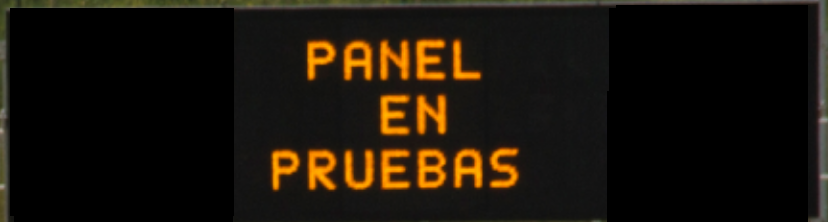
#> input picture vms_detection/test_ocr/1.png, 828 x 222 px; its folder holds 4 pictures in this run
$ jupyter execute --allow-errors OCR.ipynb
#> lines starting #> are read from the running program, lines starting #| are printed output that depends on the picture
#> further down, img_original is the input picture: shape (222, 828, 3); mean B, G, R 10.4, 19.6, 26.4
### vms_detection/utils_ocr/functions.py
######################################################################################################################################################
#
# Gonzalo de las Heras de Matías. July 2020.
#
# Universidad Europea de Madrid. Business & Tech School. IBM Master's Degree in Big Data Analytics.
#
# Master's thesis:
#
# ADVANCED DRIVER ASSISTANCE SYSTEM (ADAS) BASED ON AUTOMATIC LEARNING TECHNIQUES FOR THE DETECTION AND TRANSCRIPTION OF VARIABLE MESSAGE SIGNS.
#
######################################################################################################################################################

from utils_ocr.detectedLine import DetectedLine
import cv2
import math
import numpy as np
import matplotlib.pyplot as plt

def detect_lines(img, preprocessing, threshold):
    """
    This function detects lines in an image.

    @param img: Original image.
    @param preprocessing: Indicates whether the image needs to be pre-processed before the canny algorithm.
    @param threshold: Minimum threshold to detect a line in the hough transform.

    @return:
        - lines: List of detected lines.
        - img_canny: Canny algorithm output image.
    """

    lines = []

    # Line detection using the canny algorithm.
    hough_lines, img_canny = get_HoughLines(img, preprocessing, threshold)

    if hough_lines is not None:
        for i in range(0, len(hough_lines)):
            if hough_lines[i][0][1] != 0:
                # Appending detected line.
                lines.append(DetectedLine(hough_lines[i][0][0], hough_lines[i][0][1]))

    return lines, img_canny

def auto_canny(img, sigma=0.33):
    """
    This function applies the canny algorithm to a given image.
    source: https://www.pyimagesearch.com/2015/04/06/zero-parameter-automatic-canny-edge-detection-with-python-and-opencv/

    @param img: Original image.
    @param sigma: Percentage change in threshold.

    @return: Canny algorithm output image.
    """

    # Compute the median of the single channel pixel intensities.
    median = np.median(img)

    # Thresholds.
    lower_threshold = int(max(0, (1.0 - sigma) * median))
    upper_threshold = int(min(255, (1.0 + sigma) * median))

    return cv2.Canny(img, lower_threshold, upper_threshold)

def get_HoughLines(img, preprocessing, threshold):
    """
    This function applies the Hough transform to find the parameters of the lines within an image.

    @param img: Original image.
    @param preprocessing: Indicates whether the image needs to be pre-processed before the canny algorithm.
    @param threshold: Minimum threshold to detect a line in the hough transform.

    @return:
        - hough_lines: list of detected lines expressed in polar coordinates.
        - img_canny: Canny algorithm output image.
    """

    if preprocessing:
        img = cv2.cvtColor(img, cv2.COLOR_BGR2GRAY)
        img = cv2.GaussianBlur(img, (5, 5), 0)

    # Canny algorithm
    img_canny = auto_canny(img, sigma=0.33)

    # Hough transform.
    hough_lines = cv2.HoughLines(img_canny, 1, np.pi / 180, threshold, None, 0, 0)

    return hough_lines, img_canny

def fix_rotation(img, max_angle, min_angle):
    """
    This function straightens a given image.

    @param img: Original image.
    @param max_angle: Minimum angle of the lines detected in the hough transform.
    @param min_angle: Maximun angle of the lines detected in the hough transform.

    @return:
        - img_rotated: Straightened image.
        - img_lines: Original image with the lines detected in the hough transform drawn.
    """

    degrees = []
    img_lines, img_rotated = img.copy(), img.copy()

    lines, img_canny = detect_lines(img, preprocessing=True, threshold=int(img.shape[1]/3))

    y_threshold = img.shape[0] / 6

    for line in lines:
        if np.abs(line.angle) <= max_angle and np.abs(line.angle) >= min_angle:

            if line.x_cut(0) >= 0 and line.x_cut(0) <= y_threshold:
                line.draw_line(img_lines, (0, 255, 255), 2)
                degrees.append(line.angle)

            elif line.x_cut(img.shape[1]) <= img.shape[0] and line.x_cut(img.shape[1]) >= img.shape[0] - y_threshold:
                line.draw_line(img_lines, (0, 255, 255), 2)
                degrees.append(line.angle)

    if len(degrees) > 0:
        img_rotated = rotate(img_rotated, round(np.mean(degrees)))
        print("Mean rotation angle: " + str(round(np.mean(degrees))), end="\n\n")

    return img_rotated, img_lines

# [20 lines left out: function rotate, not called in this run]

def crop_image(img, min_angle, max_angle, preprocessing, threshold_dots, threshold_axis, axis):
    """
    This function crops a given image according to the lines detected in the hough transform.

    @param img: Original image.
    @param min_angle: Minumun angle of the lines detected in the hough transform.
    @param max_angle: Maximun angle of the lines detected in the hough transform.
    @param preprocessing: Indicates whether the image needs to be pre-processed before the canny algorithm.
    @param threshold_dots: Minimum threshold to detect a line in the hough algorithm.
    @param threshold_axis: Indicates the range of values on the axis where the lines detected in the hough transform must be found.
    @param axis: Crop axis.

    @return:
        - img_cropped: Cropped image.
        - img_lines: Original image with the detected lines drawn and the cropping lines.
    """

    if axis != "v" and axis != "h":
        raise Exception("Unknown axis.")

    img_lines = img.copy()

    # Lines detection.
    lines, img_canny = detect_lines(img, preprocessing, threshold_dots)

    # Horizontal axis.
    if axis == "h":
        img_cropped, img_lines = __horizontal_crop(img_lines, img.copy(), lines, min_angle, max_angle, threshold_axis)

    # Vertical axis.
    elif axis == "v":
        img_cropped, img_lines = __vertical_crop(img_lines, img.copy(), lines, min_angle, max_angle, threshold_axis)

    return img_cropped, img_lines


def __vertical_crop(img_lines, img_cropped, lines, min_angle, max_angle, x_threshold):
    """
    This function laterally crops a given image according to the vertical lines detected in the hough transformation.

    @param img_lines: Original image with the detected lines drawn.
    @param img_cropped: Copy of the original image.
    @param lines: Lines detected in the hough transform.
    @param min_angle: Minumun angle of the lines detected in the hough transform.
    @param max_angle: Maximun angle of the lines detected in the hough transform.
    @param x_threshold: Indicates the range of values on the x-axis where the lines detected in the hough transform must be found.

    @return:
        - img_cropped: Cropped image.
        - img_lines: Original image with the detected lines drawn and the cropping lines.
    """

    left_dots  = [0]
    right_dots = [img_lines.shape[1]]

    for line in lines:
        if np.abs(line.angle) <= max_angle and np.abs(line.angle) >= min_angle:

            # Left crop.
            if line.y_cut(0) >= 0 and line.y_cut(0) <= x_threshold:
                left_dots.append(int(line.y_cut(0)))
                line.draw_line(img_lines, (0, 255, 255), 2)

            # Right lines.
            if line.y_cut(img_lines.shape[0]) <= img_lines.shape[1] \
                and line.y_cut(img_lines.shape[0]) >= img_lines.shape[1] - x_threshold:
                right_dots.append(int(line.y_cut(img_lines.shape[0])))
                line.draw_line(img_lines, (0, 255, 255), 2)

    # Right crop.
    right_crop = min(right_dots)
    right_crop = int(right_crop - right_crop * 0.03)
    lines_img = cv2.line(img_lines, (right_crop, 0), (right_crop, img_lines.shape[0]), (255, 0, 255), 3)

    # Left crop.
    left_crop = max(left_dots)
    left_crop = int(left_crop + right_crop * 0.03)
    lines_img = cv2.line(img_lines, (left_crop, 0), (left_crop, img_lines.shape[0]), (255, 0, 255), 3)

    # [top_edge : bottom_edge, left_edge : right_edge]
    img_cropped = img_cropped[0 : img_cropped.shape[0], left_crop : right_crop]

    return img_cropped, img_lines

def __horizontal_crop(img_lines, img_cropped, lines, min_angle, max_angle, y_threshold):
    """
    This function crops the top and bottom of a given image according to the horizontal lines detected in the hough transformation.

    @param img_lines: Original image with the detected lines drawn.
    @param img_cropped: Copy of the original image.
    @param lines: Lines detected in the hough transform.
    @param min_angle: Minumun angle of the lines detected in the hough transform.
    @param max_angle: Maximun angle of the lines detected in the hough transform.
    @param y_threshold: Indicates the range of values on the y-axis where the lines detected in the hough transform must be found.

    @return:
        - img_cropped: Cropped image.
        - img_lines: Original image with the detected lines drawn and the cropping lines.
    """
    upper_dots = [0]
    lower_dots = [img_lines.shape[0]]

    for line in lines:
        if np.abs(line.angle) <= max_angle and np.abs(line.angle) >= min_angle:

            # Upper lines.
            if line.x_cut(0) >= 0 and line.x_cut(0) <= y_threshold:
                upper_dots.append(int(line.x_cut(0)))
                line.draw_line(img_lines, (0, 255, 255), 2)

            # Lower lines.
            if line.x_cut(img_lines.shape[1]) <= img_lines.shape[0] \
                and line.x_cut(img_lines.shape[1]) >= img_lines.shape[0] - y_threshold:
                lower_dots.append(int(line.x_cut(img_lines.shape[1])))
                line.draw_line(img_lines, (0, 255, 255), 2)

    # Lower crop.
    lower_crop = min(lower_dots)
    lower_crop = int(lower_crop - lower_crop * 0.05)
    img_lines = cv2.line(img_lines, (0, lower_crop), (img_lines.shape[1], lower_crop), (255, 0, 255), 3)

    # Upper crop.
    upper_crop = max(upper_dots)
    upper_crop = int(upper_crop + lower_crop * 0.03)
    img_lines = cv2.line(img_lines, (0, upper_crop), (img_lines.shape[1], upper_crop), (255, 0, 255), 3)

    # [top_edge : bottom_edge, left_edge : right_edge]
    img_cropped = img_cropped[upper_crop : lower_crop, 0 : img_cropped.shape[1]]

    return img_cropped, img_lines

def prepare_for_ocr(img):
    """
    This function prepares the image for OCR

    @param img: Original image.

    @return:
        - img: Image ready for OCR.
        - otsu: Image processed by Otsu threshold.
        - close: Image processed by the morphological operation of closing.
    """

    # Otsu binarization method.
    img = cv2.cvtColor(img, cv2.COLOR_BGR2GRAY)
    _, img = cv2.threshold(img, 0, 255, cv2.THRESH_OTSU)
    otsu = cv2.bitwise_not(img)

    # Closing morphological operation.
    img = cv2.GaussianBlur(otsu, (3, 3), 0)
    close = cv2.morphologyEx(img, cv2.MORPH_CLOSE, np.ones((5, 5), np.uint8))

    # Histogram equalization.
    img = cv2.equalizeHist(close)

    return img, otsu, close

# [61 lines left out: functions show, draw_detected_text, plot_results, not called in this run]

### vms_detection/utils_ocr/detectedLine.py
######################################################################################################################################################
#
# Gonzalo de las Heras de Matías. July 2020.
#
# Universidad Europea de Madrid. Business & Tech School. IBM Master's Degree in Big Data Analytics.
#
# Master's thesis:
#
# ADVANCED DRIVER ASSISTANCE SYSTEM (ADAS) BASED ON AUTOMATIC LEARNING TECHNIQUES FOR THE DETECTION AND TRANSCRIPTION OF VARIABLE MESSAGE SIGNS.
#
######################################################################################################################################################

import cv2
import math

class DetectedLine:
    """
        This class represents a line detected in a image.
    """
    def __init__(self, rho, theta):
        """
        Class constructor.

        @param rho: polar rho.
        @param theta: polar angle.
        """
        self.rho = rho
        self.theta = theta
        self.a = -math.cos(self.theta)/math.sin(self.theta)
        self.b = self.rho / math.sin(self.theta)
        self.pt1 = (-2000, int(self.a * (-2000) + self.b))
        self.pt2 = (+2000, int(self.a * (+2000) + self.b))
        self.angle = math.degrees(math.atan(self.a))

    def draw_line(self, img, color, thickness=3):
        """
        This method draws the line in an image.

        @param img: original image.
        @param color: line color.
        @param thickness: line thickness.

        @return: The same image with the line drawn.
        """
        return cv2.line(img, self.pt1, self.pt2, color, thickness)

    def y_cut(self, y_line):
        """
        This method calculates the y-coordinate with the horizontal line y = y_line.

        @param y_line: horizontal line (y = y_line).

        @return: The x-coordinate of the cut-off point.
        """
        x = (y_line - self.b) / self.a
        return x

    def x_cut(self, x_line):
        """
        This method calculates the y-coordinate with the vertical line x = x_line.

        @param x_line: vertical line (x = x_line).

        @return: The y-coordinate of the cut-off point.
        """
        y = self.a * x_line + self.b
        return y

### vms_detection/OCR.ipynb
# Gonzalo de las Heras de Matías. July 2020.
### Universidad Europea de Madrid. Business & Tech School. IBM Master's Degree in Big Data Analytics.
#### Master's thesis:
### ADVANCED DRIVER ASSISTANCE SYSTEM (ADAS) BASED ON AUTOMATIC LEARNING TECHNIQUES FOR THE DETECTION AND TRANSCRIPTION OF VARIABLE MESSAGE SIGNS.

#### Imports

[cell 1]
from utils_ocr import detectedLine
from utils_ocr import functions
from pytesseract import Output
import numpy as np
import matplotlib.pyplot as plt
import pytesseract
import cv2

#### Examples

#> (a cell that did not finish here is left out)

#> in get_HoughLines, `img = cv2.cvtColor(img, cv2.COLOR_BGR2GRAY)`:
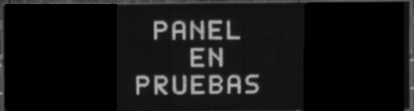
#> img: shape (444, 1656) (shown at 1/4 size); min 0, max 181, mean 20.5
#> in auto_canny, `median = np.median(img)`: median = 17
#> in auto_canny, `lower_threshold = int(max(0, (1.0 - sigma) * median))`: lower_threshold = 11
#> in auto_canny, `upper_threshold = int(min(255, (1.0 + sigma) * median))`: upper_threshold = 22
#> in auto_canny, `return cv2.Canny(img, lower_threshold, upper_threshold)`:
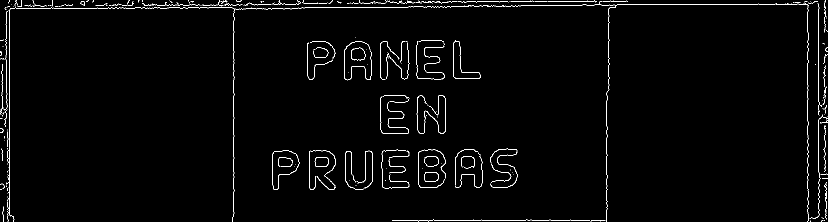
#> returned value: shape (444, 1656) (shown at 1/2 size); 1.7% white in thin lines or dots
#> in get_HoughLines, `hough_lines = cv2.HoughLines(img_canny, 1, np.pi / 180, threshold, Non..`: hough_lines = None
#> in fix_rotation, `lines, img_canny = detect_lines(img, preprocessing=True, threshold=int..`: lines = []
    cv2.imwrite('test_ocr/' + str(i) + "/img_r_lines.png", img_r_lines)
    cv2.imwrite('test_ocr/' + str(i) + "/img_rotated.png", img_rotated)

    # Horizontal crop.
    img_hc_cropped, img_hc_lines = functions.crop_image(img_rotated, 0, 1, True, int(img_rotated.shape[1]/6), int(img_rotated.shape[0]/6), "h")
#> the loop in detect_lines (call 2), `for i in range(0, len(hough_lines)):` made 7 passes
#> in crop_image, `lines, img_canny = detect_lines(img, preprocessing, threshold_dots)`: lines = 4 items
#> the loop in __horizontal_crop, `for line in lines:` made 4 passes
#> after the loop in __horizontal_crop, `for line in lines:`:
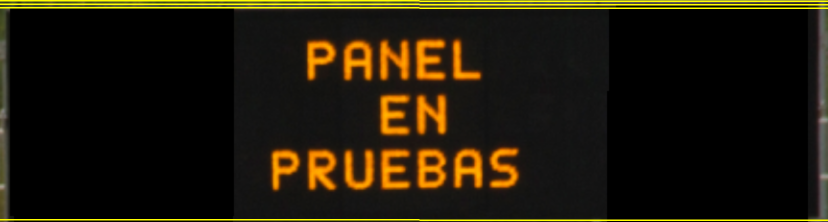
#> img_lines: shape (444, 1656, 3) (shown at 1/2 size); mean B, G, R 9.4, 25.1, 31.9
#> after the loop in __horizontal_crop, `for line in lines:`: lower_dots = [444, 440]; upper_dots = [0, 9, 2, 16]
#> in __horizontal_crop, `lower_crop = min(lower_dots)`: lower_crop = 440
#> in __horizontal_crop, `lower_crop = int(lower_crop - lower_crop * 0.05)`: lower_crop = 418
#> in __horizontal_crop, `upper_crop = max(upper_dots)`: upper_crop = 16
#> in __horizontal_crop, `upper_crop = int(upper_crop + lower_crop * 0.03)`: upper_crop = 28
    cv2.imwrite('test_ocr/' + str(i) + "/img_hc_lines.png", img_hc_lines)
    cv2.imwrite('test_ocr/' + str(i) + "/img_hc_cropped.png", img_hc_cropped)

    # Vertical crop.
    img_vc_cropped, img_vc_lines = functions.crop_image(img_hc_cropped, 88, 92, True, int(img_rotated.shape[0]/6), int(img_rotated.shape[1]/10), "v")
#> call 3 of get_HoughLines, with preprocessing = True, threshold = 74
#> in get_HoughLines (call 3), `img = cv2.cvtColor(img, cv2.COLOR_BGR2GRAY)`:
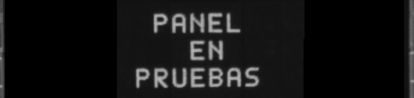
#> img: shape (390, 1656) (shown at 1/4 size); min 0, max 181, mean 19.5
#> call 3 of auto_canny, with sigma = 0.33
#> in auto_canny (call 3), `median = np.median(img)`: median = 0
#> in auto_canny (call 3), `return cv2.Canny(img, lower_threshold, upper_threshold)`:
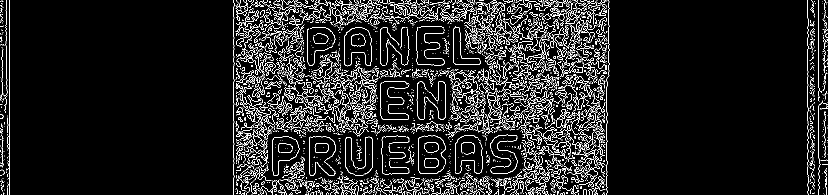
#> returned value: shape (390, 1656) (shown at 1/2 size); 8% white in thin lines or dots
#> after the loop in __vertical_crop, `for line in lines:`:
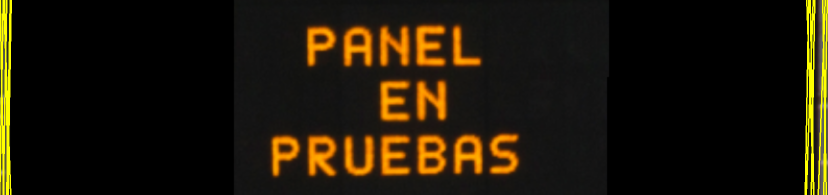
#> img_lines: shape (390, 1656, 3) (shown at 1/2 size); mean of channels 0, 1, 2 7.9, 22.6, 30.3; drawn as B, G, R
#> after the loop in __vertical_crop, `for line in lines:`: left_dots = [0, 10, 20, 8, 22, 1, 13, 6]; right_dots = [1656, 1652, 1627, 1636, 1647, 1610, 1627, 1622, 1612]
#> in __vertical_crop, `right_crop = min(right_dots)`: right_crop = 1610
#> in __vertical_crop, `right_crop = int(right_crop - right_crop * 0.03)`: right_crop = 1561
#> in __vertical_crop, `left_crop = max(left_dots)`: left_crop = 22
#> in __vertical_crop, `left_crop = int(left_crop + right_crop * 0.03)`: left_crop = 68
#> in __vertical_crop, `lines_img = cv2.line(img_lines, (left_crop, 0), (left_crop, img_lines...`:
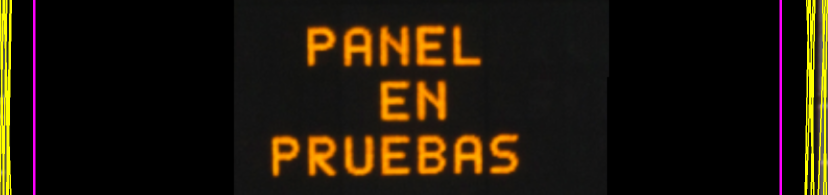
#> lines_img: shape (390, 1656, 3) (shown at 1/2 size); mean of channels 0, 1, 2 9.4, 22.6, 31.9; drawn as B, G, R
#> in __vertical_crop, `img_cropped = img_cropped[0 : img_cropped.shape[0], left_crop : right_..`:
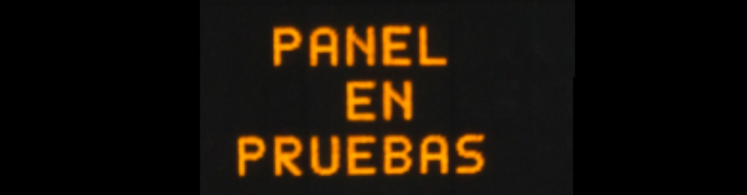
#> img_cropped: shape (390, 1493, 3) (shown at 1/2 size); mean of channels 0, 1, 2 7.7, 17.9, 26.4; drawn as B, G, R
    cv2.imwrite('test_ocr/' + str(i) + "/img_vc_lines.png", img_vc_lines)
    cv2.imwrite('test_ocr/' + str(i) + "/img_vc_cropped.png", img_vc_cropped)

    # Otsu method.
    img_ocr, otsu, close = functions.prepare_for_ocr(img_vc_cropped)
#> in prepare_for_ocr, `img = cv2.GaussianBlur(otsu, (3, 3), 0)`:
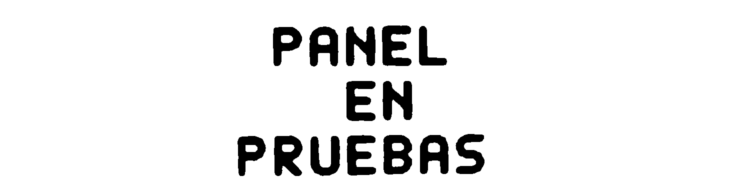
#> img: shape (390, 1493) (shown at 1/2 size); min 0, max 255, mean 237.2
#> in prepare_for_ocr, `img = cv2.equalizeHist(close)`:
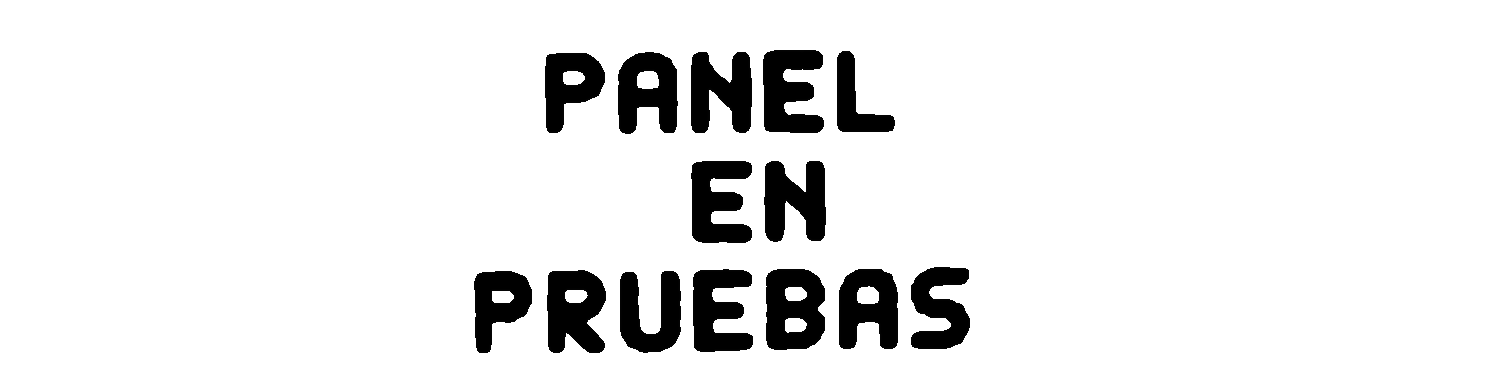
#> img: shape (390, 1493); min 0, max 255, mean 234.7
    cv2.imwrite('test_ocr/' + str(i) + "/img_ocr.png", img_ocr)
    cv2.imwrite('test_ocr/' + str(i) + "/otsu.png", otsu)
    cv2.imwrite('test_ocr/' + str(i) + "/close.png", close)

    # Tesseract recognition before otsu.
    result_tesseract = pytesseract.image_to_data(cv2.bitwise_not(img_vc_cropped), lang="spa", output_type=Output.DICT)
    img_vc_cropped_text = functions.draw_detected_text(img_vc_cropped, result_tesseract)

    # Tesseract recognition after otsu.
    result_tesseract = pytesseract.image_to_data(img_ocr, lang="spa", output_type=Output.DICT)
    img_ocr_text = functions.draw_detected_text(cv2.cvtColor(img_ocr, cv2.COLOR_BGR2RGB), result_tesseract)

    # Plot results.
    functions.plot_results([(img_original, "Original image"),
                            (img_rotated, "Rotated image"),
                            (img_vc_cropped, "Cropped image"),
                            (img_vc_cropped_text, "Before Otsu image (Recognized text)"),
                            (img_ocr, "Otsu image"),
                            (img_ocr_text, "Otsu image (Recognized text)")
                           ])

    # Recognized text.
    text = pytesseract.image_to_string(cv2.bitwise_not(img_vc_cropped), lang="spa")
    print("\nTesseract recogntion before otsu:\n---------------------------------\n\n"  + text)
    text = pytesseract.image_to_string(img_ocr, lang="spa")
    print("\nTesseract recogntion after otsu:\n--------------------------------\n\n"  + text)

    print("\n=====================================================================\n")
